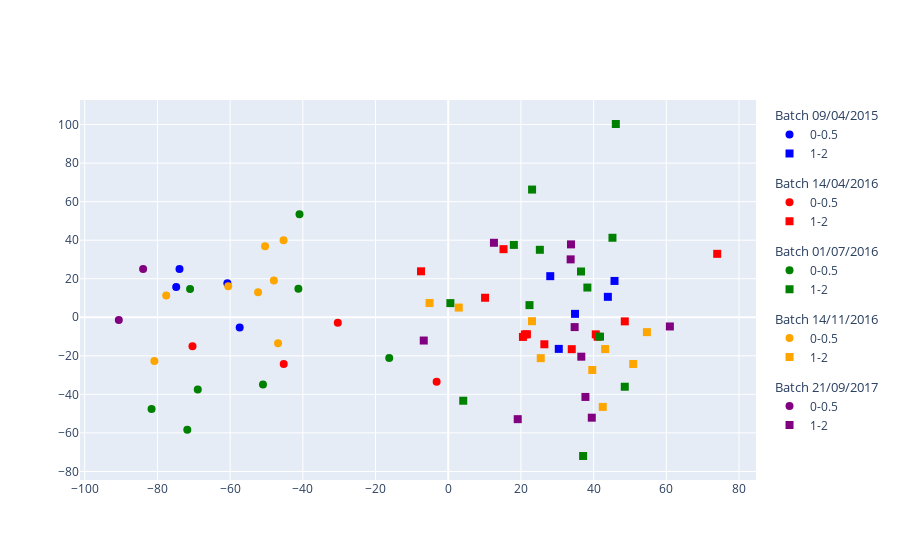

The cell this chart's notebook holds for it:
### Code cell
otu_corrected_pd = pd.concat(
    [
        pd.DataFrame(np_recon_data, index=data.index, columns=data.select_dtypes("number").columns),
        data[batch_label],
        data[exp_label],
        data[sample_label],
    ],
    axis=1,
)

plotPCoA(
    otu_corrected_pd,
    method="aitchison",
    sample_label=sample_label,
    batch_label=batch_label,
    experiment_label=exp_label,
)

### Figure 1 — Plotly figure (JSON) as saved in the notebook; plotly's stock layout.template omitted (floating-point values rounded to 4 significant figures)
{"data": [{"legendgroup": "09/04/2015", "legendgrouptitle": {"text": "Batch 09/04/2015"}, "marker": {"color": ["blue", "blue", "blue", "blue"], "size": 8, "symbol": ["circle", "circle", "circle", "circle"]}, "mode": "markers", "name": "0-0.5", "type": "scatter", "x": [-57.37, -74.83, -73.92, -60.76], "y": [-5.369, 15.66, 25.07, 17.62]}, {"legendgroup": "09/04/2015", "legendgrouptitle": {"text": "Batch 09/04/2015"}, "marker": {"color": ["blue", "blue", "blue", "blue", "blue"], "size": 8, "symbol": ["square", "square", "square", "square", "square"]}, "mode": "markers", "name": "1-2", "type": "scatter", "x": [34.88, 45.74, 30.41, 28.07, 43.92], "y": [1.77, 18.86, -16.4, 21.33, 10.6]}, {"legendgroup": "14/04/2016", "legendgrouptitle": {"text": "Batch 14/04/2016"}, "marker": {"color": ["red", "red", "red", "red"], "size": 8, "symbol": ["circle", "circle", "circle", "circle"]}, "mode": "markers", "name": "0-0.5", "type": "scatter", "x": [-70.35, -45.25, -30.38, -3.192], "y": [-15.06, -24.2, -2.875, -33.48]}, {"legendgroup": "14/04/2016", "legendgrouptitle": {"text": "Batch 14/04/2016"}, "marker": {"color": ["red", "red", "red", "red", "red", "red", "red", "red", "red", "red", "red", "red"], "size": 8, "symbol": ["square", "square", "square", "square", "square", "square", "square", "square", "square", "square", "square", "square"]}, "mode": "markers", "name": "1-2", "type": "scatter", "x": [20.55, 15.21, 26.45, 10.13, 41.1, 40.59, 73.99, 33.98, 48.58, 21.08, 21.65, -7.491], "y": [-10.19, 35.34, -14.01, 10.13, -10.1, -8.869, 32.92, -16.56, -2.123, -8.905, -8.819, 23.85]}, {"legendgroup": "01/07/2016", "legendgrouptitle": {"text": "Batch 01/07/2016"}, "marker": {"color": ["green", "green", "green", "green", "green", "green", "green", "green"], "size": 8, "symbol": ["circle", "circle", "circle", "circle", "circle", "circle", "circle", "circle"]}, "mode": "markers", "name": "0-0.5", "type": "scatter", "x": [-16.23, -68.9, -41.22, -71.01, -71.78, -50.96, -81.61, -40.91], "y": [-21.17, -37.51, 14.84, 14.66, -58.38, -34.82, -47.66, 53.43]}, {"legendgroup": "01/07/2016", "legendgrouptitle": {"text": "Batch 01/07/2016"}, "marker": {"color": ["green", "green", "green", "green", "green", "green", "green", "green", "green", "green", "green", "green", "green"], "size": 8, "symbol": ["square", "square", "square", "square", "square", "square", "square", "square", "square", "square", "square", "square", "square"]}, "mode": "markers", "name": "1-2", "type": "scatter", "x": [18.06, 38.28, 48.57, 37.11, 41.76, 45.18, 46.11, 36.53, 22.36, 4.128, 25.21, 0.5929, 23.07], "y": [37.55, 15.43, -36.04, -71.98, -10.05, 41.25, 100.3, 23.75, 6.305, -43.3, 35.01, 7.341, 66.27]}, {"legendgroup": "14/11/2016", "legendgrouptitle": {"text": "Batch 14/11/2016"}, "marker": {"color": ["orange", "orange", "orange", "orange", "orange", "orange", "orange", "orange"], "size": 8, "symbol": ["circle", "circle", "circle", "circle", "circle", "circle", "circle", "circle"]}, "mode": "markers", "name": "0-0.5", "type": "scatter", "x": [-46.81, -47.96, -50.39, -80.83, -77.58, -60.51, -45.3, -52.31], "y": [-13.42, 19.11, 36.9, -22.73, 11.25, 16.04, 40.03, 13.02]}, {"legendgroup": "14/11/2016", "legendgrouptitle": {"text": "Batch 14/11/2016"}, "marker": {"color": ["orange", "orange", "orange", "orange", "orange", "orange", "orange", "orange", "orange"], "size": 8, "symbol": ["square", "square", "square", "square", "square", "square", "square", "square", "square"]}, "mode": "markers", "name": "1-2", "type": "scatter", "x": [54.65, 25.45, 42.51, 2.9, 23.05, 50.89, 43.17, 39.63, -5.132], "y": [-7.716, -21.22, -46.51, 5.028, -2.038, -24.23, -16.49, -27.34, 7.419]}, {"legendgroup": "21/09/2017", "legendgrouptitle": {"text": "Batch 21/09/2017"}, "marker": {"color": ["purple", "purple"], "size": 8, "symbol": ["circle", "circle"]}, "mode": "markers", "name": "0-0.5", "type": "scatter", "x": [-90.62, -83.93], "y": [-1.439, 25.09]}, {"legendgroup": "21/09/2017", "legendgrouptitle": {"text": "Batch 21/09/2017"}, "marker": {"color": ["purple", "purple", "purple", "purple", "purple", "purple", "purple", "purple", "purple", "purple"], "size": 8, "symbol": ["square", "square", "square", "square", "square", "square", "square", "square", "square", "square"]}, "mode": "markers", "name": "1-2", "type": "scatter", "x": [34.78, 33.68, 33.77, 36.61, 60.97, -6.733, 37.74, 12.58, 19.12, 39.5], "y": [-5.088, 30.04, 37.82, -20.45, -4.775, -12.07, -41.34, 38.66, -52.87, -52.1]}], "layout": {}}
